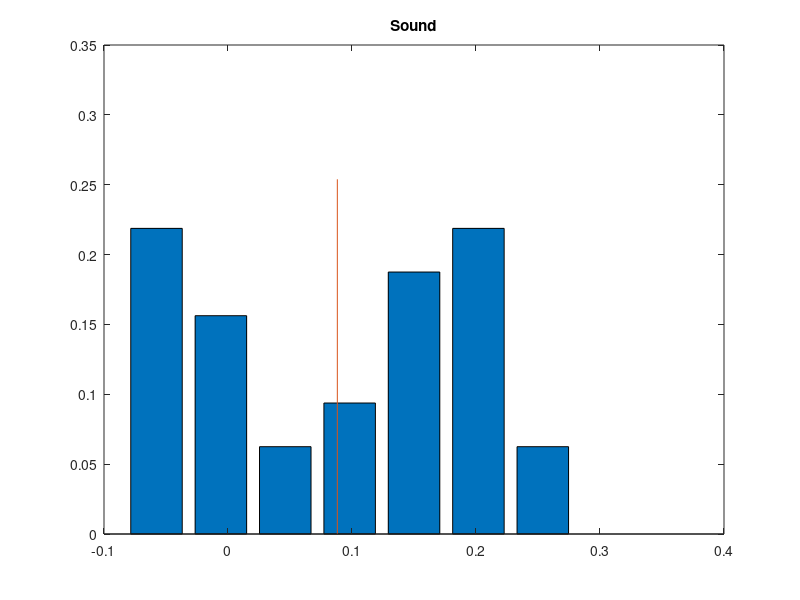
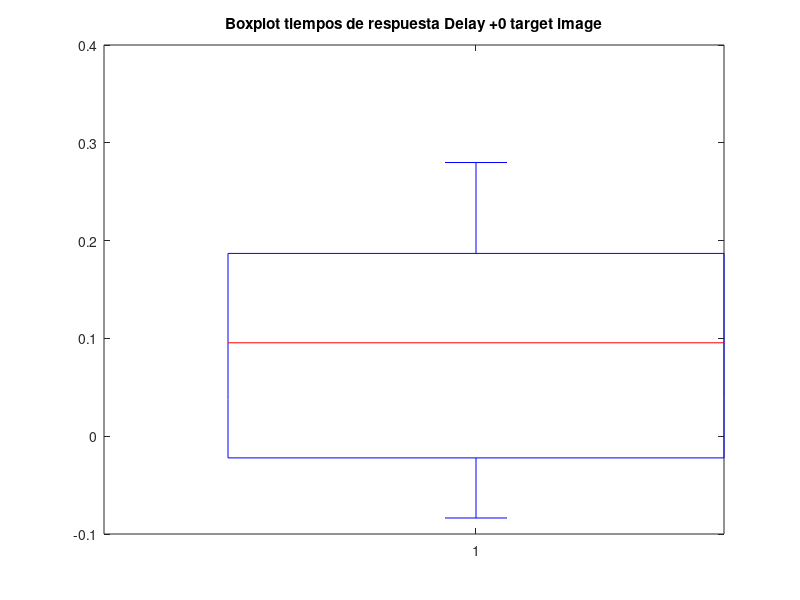
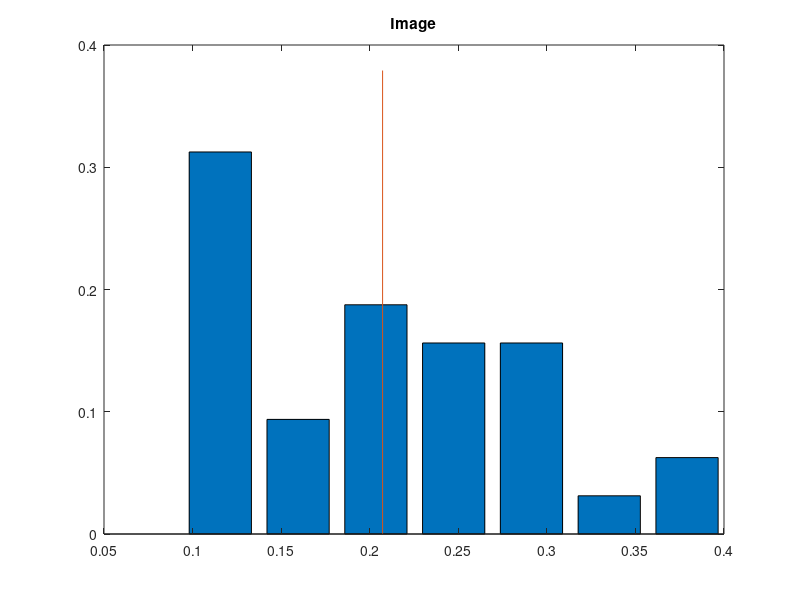
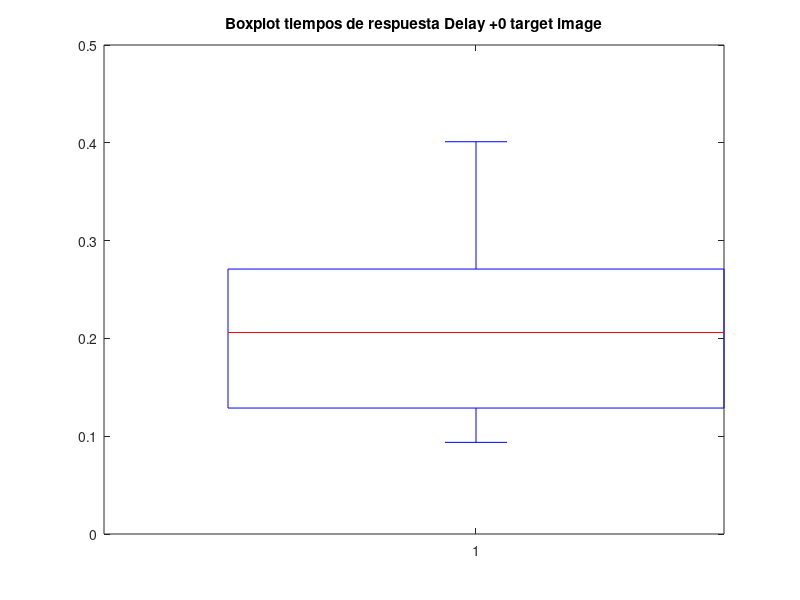

These figures' MATLAB source, in order: (Note: this script raises an error after producing the figures.)
format long g;

%% Leer CSV a variables aux
i = 0;
sujeto = [];
tiempo = [];
practica = [];
delay = [];
img = [];
snd = [];
target = [];
total_trials = [];
target_time = cell(1,1);
time_firstPress = cell(1,1);
time_lastPress = cell(1,1);
f = fopen('data/bloques.csv');

while 1    
    suj = fscanf(f, '%i,', [1 1]);
    if isempty(suj)
       break 
    end
    i = i + 1;
    
    sujeto(i) = suj;
    tiempo(i) = fscanf(f, '%f,', [1 1]);
    practica(i) = fscanf(f, '%i,', [1 1]);
    delay(i) = fscanf(f, '%f,', [1 1]);
    img(i) = fscanf(f, '%i,', [1 1]);
    snd(i) = fscanf(f, '%i,', [1 1]);
    target(i) = fscanf(f, '%i,', [1 1]);
    total_trials(i) = fscanf(f, '%i,', [1 1]);
    target_time{i} = fscanf(f, '%f:', [1 total_trials(i)]);
    fscanf(f, ',');
    time_firstPress{i} = fscanf(f, '%f:', [1 total_trials(i)]);
    fscanf(f, ',');
    time_lastPress{i} = fscanf(f, '%f:', [1 total_trials(i)]);
    fscanf(f, ',');
    fscanf(f, '\n');
end
fclose(f);


%% Meter cada trial en el struct Trials sin procesarlos
num_bloques = i;
j = 1;
s = 0;
Trials = [];
for b = 1 : num_bloques
   if s ~= sujeto(b)
       bloque_del_sujeto = 1;
       s = sujeto(b);
   else
       bloque_del_sujeto = bloque_del_sujeto + 1;
   end
   
   for k = 1 : total_trials(b)
       Trials(j).Sujeto = sujeto(b);
       Trials(j).Tiempo = tiempo(b);
       Trials(j).EsDePractica = practica(b);
       Trials(j).Delay = delay(b);
       Trials(j).HayImagen = img(b);
       Trials(j).HaySonido = snd(b);
       Trials(j).SeguirImagen = target(b);
       Trials(j).NumBloque = bloque_del_sujeto;
       Trials(j).NumBloqueOriginal = b;
       Trials(j).NumTrial = k;       
       Trials(j).TiempoObjetivo = target_time{b}(k);
       Trials(j).PrimerTap = time_firstPress{b}(k);
       Trials(j).Asincronia = Trials(j).PrimerTap - Trials(j).TiempoObjetivo;
       Trials(j).UltimoTap = time_lastPress{b}(k);
        
       j = j + 1;    
   end
end

num_trials = j-1;



clear sujeto tiempo practica delay img snd target bloque_del_sujeto total_trials target_time time_firstPress time_lastPress f b i j k s num_bloques suj

%% arreglar los taps que cayeron en el bloque siguiente por error
for t = 1 : (num_trials - 1)

  a = t;
  b = t+1;

  if Trials(a).NumBloqueOriginal ~= Trials(b).NumBloqueOriginal
    continue
  end
  
  if Trials(a).PrimerTap ~= -1
    continue
  end
  
  if (Trials(b).Asincronia >= -1)
    continue
  end
  
  %% a y b son del mismo bloque, a no tiene ningun tap y b esta apuradisimo
  %% muevo el primer tap de b como primer tap de a, y el ultimo de b como primero de b
  
  nuevo_a = Trials(b).PrimerTap;
  
  b_unico_tap = (Trials(b).PrimerTap == Trials(b).UltimoTap);
  
  if b_unico_tap
    nuevo_b = -1;
  else
    nuevo_b = Trials(b).UltimoTap;
  end
  
  Trials(a).PrimerTap = nuevo_a;
  Trials(a).UltimoTap = nuevo_a;
  
  Trials(b).PrimerTap = nuevo_b;
  Trials(b).UltimoTap = nuevo_b;
  
  %% recalculo asincronias
  Trials(a).Asincronia = Trials(a).PrimerTap - Trials(a).TiempoObjetivo;
  Trials(b).Asincronia = Trials(b).PrimerTap - Trials(b).TiempoObjetivo;
end


%% calcular muestras (promedio de cada bloque)
Muestras = [];
t = 1;
m = 1;
k = 0;
asincs_bloque = [];

asinc = 0;
unbo = Trials(1).NumBloqueOriginal;
while t <= (num_trials + 1)

    if t == (num_trials + 1) || unbo ~= Trials(t).NumBloqueOriginal

        if k ~=0 
            
            Muestras(m).StdBloque = std(asincs_bloque);
            Muestras(m).AsinMedia = asinc / k;
            Muestras(m).Sujeto = Trials(t-1).Sujeto;
            Muestras(m).EsDePractica = Trials(t-1).EsDePractica;
            Muestras(m).Delay = Trials(t-1).Delay;
            Muestras(m).HayImagen = Trials(t-1).HayImagen;
            Muestras(m).HaySonido = Trials(t-1).HaySonido;
            Muestras(m).SeguirImagen = Trials(t-1).SeguirImagen;
            Muestras(m).Accuracy = 1 - (ignorados/(k+ignorados));
            Muestras(m).t = tiempos;
            
            Muestras(m).Tiempo = Trials(t-1).Tiempo;
            Muestras(m).TiempoObjetivo = Trials(t-1).TiempoObjetivo;
            Muestras(m).NumBloqueOriginal = Trials(t-1).NumBloqueOriginal;
            m = m + 1;
        end
        
        asincs_bloque = [];
        k = 0;
        asinc = 0;
        if (t == (num_trials + 1))
        	break
        end
    end
    
    ignorados = 0;
    % ignorar cuando no apreto nada
    if Trials(t).PrimerTap == -1
        ignorados = ignorados + 1;
    end
    
    % ignorar casos donde pega la vuelta (igual estan re afuera de la ventana)
    if abs(Trials(t).Asincronia) > 0.5
        ignorados = ignorados + 1;
    end
    
    
    if ignorados == 0
        asinc = asinc + Trials(t).Asincronia;
        asincs_bloque = [asincs_bloque, Trials(t).Asincronia];
        k = k + 1;
        tiempos(k) = Trials(t).Asincronia;
    end
        
    unbo = Trials(t).NumBloqueOriginal;
    t = t + 1;
end
%% RECONSTRUYENDO LOS SIGNOS DEL DELAY

ds = [0.1, 0.3, 0.4];

corte = [];
es_negativo = [];
es_positivo = [];
es_practica = [];

for segu = 1:2
    for iid = 1:3
        eee = [Muestras( ...
                [Muestras.EsDePractica] == 0 & ...
                [Muestras.Delay] == ds(iid) & ...
                [Muestras.SeguirImagen] == (segu-1) & ...
                [Muestras.HayImagen] == 1 & ...
                [Muestras.HaySonido] == 1)];
            
        jose = [];
        for e = 1: numel(eee)
            jose(e) = [0.5 - (eee(e).Tiempo - eee(e).TiempoObjetivo)];
        end

        m = mean(jose);
        d = ds(iid);
        s = (segu-1);
        %disp([m, d, s]);
        corte(iid, segu) = m;
        
        for i = 1:numel(Muestras)
            es_practica(Muestras(i).NumBloqueOriginal) = Muestras(i).EsDePractica;
            
            if Muestras(i).Delay == ds(iid) && Muestras(i).SeguirImagen == (segu-1)
                delay_es_negativo = ( ...
                    (Muestras(i).EsDePractica == 0) & ...
                    (Muestras(i).Delay == ds(iid)) & ...
                    (Muestras(i).SeguirImagen == (segu-1)) & ...
                    (Muestras(i).HayImagen == 1) & ...
                    (Muestras(i).HaySonido == 1) & ...
                    ((0.5 - (Muestras(i).Tiempo - Muestras(i).TiempoObjetivo) > corte(iid, segu)) ~= Muestras(i).SeguirImagen) ...
                );

                delay_es_positivo = ( ...
                    (Muestras(i).EsDePractica == 0) & ...
                    (Muestras(i).Delay == ds(iid)) & ...
                    (Muestras(i).SeguirImagen == (segu-1)) & ...
                    (Muestras(i).HayImagen == 1) & ...
                    (Muestras(i).HaySonido == 1) & ...
                    ((0.5 - (Muestras(i).Tiempo - Muestras(i).TiempoObjetivo) > corte(iid, segu)) == Muestras(i).SeguirImagen) ...
                );

                es_negativo(Muestras(i).NumBloqueOriginal) = delay_es_negativo;
                es_positivo(Muestras(i).NumBloqueOriginal) = delay_es_positivo;
            end
        end
    end
end


% arreglar
for i = 1:numel(Muestras)
    b = Muestras(i).NumBloqueOriginal;
    
    if es_negativo(b)
        Muestras(i).Delay = -1 * abs(Muestras(i).Delay);
    end
end



%% cuentitas cuentitas
mi=1;
ms=1;
mc0=1;
mc1=1;
mc2=1;
mc3=1;
mc4=1;
mc5=1;
mc6=1;
mc7=1;
mc8=1;
mc9=1;
mc10=1;
mc11=1;
mc12=1;
mc13=1;
deltas = cell(1,1);
deltas_img = [];
deltas_snd = [];
deltas_combinados_0 = [];
m_accuracy = cell(1,1);
tiempos = []


sujs = unique([Muestras.Sujeto]);
for s = 1:numel(sujs)
    suj = sujs(s);
    
    %bloques de sonido y su accuracy
    delta_snd = [Muestras( ...
        [Muestras.Sujeto] == suj & ...
        [Muestras.EsDePractica] == 0 & ...
        [Muestras.HayImagen] == 0 & ...
        [Muestras.HaySonido] == 1 ...
    ).AsinMedia];
    
   
    accuracy = [Muestras( ...
        [Muestras.Sujeto] == suj & ...
        [Muestras.EsDePractica] == 0 & ...
        [Muestras.HayImagen] == 0 & ...
        [Muestras.HaySonido] == 1 ...
    ).Accuracy];
    
    if numel(delta_snd) > 0
        deltas{1}(ms) = delta_snd(1);
        m_accuracy{1}(ms) = accuracy;
        ms = ms + 1;
    end
    
    %bloques de imagen y su accuracy
    delta_img = [Muestras( ...
        [Muestras.Sujeto] == suj & ...
        [Muestras.EsDePractica] == 0 & ...
        [Muestras.HayImagen] == 1 & ...
        [Muestras.HaySonido] == 0 ...
    ).AsinMedia];

    accuracy = [Muestras( ...
        [Muestras.Sujeto] == suj & ...
        [Muestras.EsDePractica] == 0 & ...
        [Muestras.HayImagen] == 1 & ...
        [Muestras.HaySonido] == 0 ...
    ).Accuracy];


    if numel(delta_img) > 0
        deltas{2}(mi) = delta_img(1);
        m_accuracy{2}(mi) = accuracy;
        mi = mi + 1;
    end
    
    %bloques combinados +0 y su accuracy
     delta_c0 = [Muestras( ...
        [Muestras.Sujeto] == suj & ...
        [Muestras.EsDePractica] == 0 & ...
        [Muestras.HayImagen] == 1 & ...
        [Muestras.HaySonido] == 1 & ...
        [Muestras.Delay] == 0 & ...
        [Muestras.SeguirImagen] == 0 ... 
    ).AsinMedia];

    accuracy = [Muestras( ...
        [Muestras.Sujeto] == suj & ...
        [Muestras.EsDePractica] == 0 & ...
        [Muestras.HayImagen] == 1 & ...
        [Muestras.HaySonido] == 1 & ...
        [Muestras.Delay] == 0 & ...
        [Muestras.SeguirImagen] == 0 ... 
    ).Accuracy];

    if numel(delta_c0) > 0
        deltas{3}(mc0) = delta_c0(1);
        m_accuracy{3}(mc0) = accuracy(1);
        mc0 = mc0 + 1;
    end
    
     %bloques combinados +0.1 y su accuracy(seguir Imagen)
     delta_c0 = [Muestras( ...
        [Muestras.Sujeto] == suj & ...
        [Muestras.EsDePractica] == 0 & ...
        [Muestras.HayImagen] == 1 & ...
        [Muestras.HaySonido] == 1 & ...
        [Muestras.Delay] == 0.1 & ...
        [Muestras.SeguirImagen] == 1 ...
    ).AsinMedia];

    accuracy = [Muestras( ...
        [Muestras.Sujeto] == suj & ...
        [Muestras.EsDePractica] == 0 & ...
        [Muestras.HayImagen] == 1 & ...
        [Muestras.HaySonido] == 1 & ...
        [Muestras.Delay] == 0.1 & ...
        [Muestras.SeguirImagen] == 1 ...
    ).Accuracy];


    if numel(delta_c0) > 0
        deltas{4}(mc1) = delta_c0(1);
        m_accuracy{4}(mc1) = accuracy(1);
        mc1 = mc1 + 1;
    end
    
     %bloques combinados +0.3 y su accuracy(seguir imagen)
     delta_c0 = [Muestras( ...
        [Muestras.Sujeto] == suj & ...
        [Muestras.EsDePractica] == 0 & ...
        [Muestras.HayImagen] == 1 & ...
        [Muestras.HaySonido] == 1 & ...
        [Muestras.Delay] == 0.3 & ...
        [Muestras.SeguirImagen] == 1 ...
    ).AsinMedia];

    accuracy = [Muestras( ...
        [Muestras.Sujeto] == suj & ...
        [Muestras.EsDePractica] == 0 & ...
        [Muestras.HayImagen] == 1 & ...
        [Muestras.HaySonido] == 1 & ...
        [Muestras.Delay] == 0.3 & ... 
        [Muestras.SeguirImagen] == 1 ...
    ).Accuracy];


    if numel(delta_c0) > 0
        deltas{5}(mc2) = delta_c0(1);
        m_accuracy{5}(mc2) = accuracy(1);
        mc2 = mc2 + 1;
    end
    
     %bloques combinados +0.4 y su accuracy(seguir imagen)
     delta_c0 = [Muestras( ...
        [Muestras.Sujeto] == suj & ...
        [Muestras.EsDePractica] == 0 & ...
        [Muestras.HayImagen] == 1 & ...
        [Muestras.HaySonido] == 1 & ...
        [Muestras.Delay] == 0.4 & ...
        [Muestras.SeguirImagen] == 1 ...
    ).AsinMedia];

    accuracy = [Muestras( ...
        [Muestras.Sujeto] == suj & ...
        [Muestras.EsDePractica] == 0 & ...
        [Muestras.HayImagen] == 1 & ...
        [Muestras.HaySonido] == 1 & ...
        [Muestras.Delay] == 0.4 & ...
        [Muestras.SeguirImagen] == 1 ...
    ).Accuracy];


    if numel(delta_c0) > 0
        deltas{6}(mc3) = delta_c0(1);
        m_accuracy{6}(mc3) = accuracy(1);
        mc3 = mc3 + 1
    end
    
    
     %bloques combinados +0.4 y su accuracy(seguir sonido)
     delta_c0 = [Muestras( ...
        [Muestras.Sujeto] == suj & ...
        [Muestras.EsDePractica] == 0 & ...
        [Muestras.HayImagen] == 1 & ...
        [Muestras.HaySonido] == 1 & ...
        [Muestras.Delay] == 0.4 & ...
        [Muestras.SeguirImagen] == 0 ...
    ).AsinMedia];

    accuracy = [Muestras( ...
        [Muestras.Sujeto] == suj & ...
        [Muestras.EsDePractica] == 0 & ...
        [Muestras.HayImagen] == 1 & ...
        [Muestras.HaySonido] == 1 & ...
        [Muestras.Delay] == 0.4 & ...
        [Muestras.SeguirImagen] == 0 ...
    ).Accuracy];


    if numel(delta_c0) > 0
        deltas{7}(mc4) = delta_c0(1);
        m_accuracy{7}(mc4) = accuracy(1);
        mc4 = mc4 + 1;
    end
    
    
    
     %bloques combinados +0.3 y su accuracy(seguir sonido)
     delta_c0 = [Muestras( ...
        [Muestras.Sujeto] == suj & ...
        [Muestras.EsDePractica] == 0 & ...
        [Muestras.HayImagen] == 1 & ...
        [Muestras.HaySonido] == 1 & ...
        [Muestras.Delay] == 0.3 & ...
        [Muestras.SeguirImagen] == 0 ...
    ).AsinMedia];

    accuracy = [Muestras( ...
        [Muestras.Sujeto] == suj & ...
        [Muestras.EsDePractica] == 0 & ...
        [Muestras.HayImagen] == 1 & ...
        [Muestras.HaySonido] == 1 & ...
        [Muestras.Delay] == 0.3 & ...
        [Muestras.SeguirImagen] == 0 ...
    ).Accuracy];


    if numel(delta_c0) > 0
        deltas{8}(mc5) = delta_c0(1);
        m_accuracy{8}(mc5) = accuracy(1);
        mc5 = mc5 + 1;
    end
    
    
    
     %bloques combinados +0.1 y su accuracy(seguir sonido)
     delta_c0 = [Muestras( ...
        [Muestras.Sujeto] == suj & ...
        [Muestras.EsDePractica] == 0 & ...
        [Muestras.HayImagen] == 1 & ...
        [Muestras.HaySonido] == 1 & ...
        [Muestras.Delay] == 0.1 & ...
        [Muestras.SeguirImagen] == 0 ...
    ).AsinMedia];

    accuracy = [Muestras( ...
        [Muestras.Sujeto] == suj & ...
        [Muestras.EsDePractica] == 0 & ...
        [Muestras.HayImagen] == 1 & ...
        [Muestras.HaySonido] == 1 & ...
        [Muestras.Delay] == 0.1 & ...
        [Muestras.SeguirImagen] == 0 ...
    ).Accuracy];


    if numel(delta_c0) > 0
        deltas{9}(mc6) = delta_c0(1);
        m_accuracy{9}(mc6) = accuracy(1);
        mc6 = mc6 + 1;
    end
    
      %bloques combinados +0 y su accuracy(seguir imagen)
     delta_c0 = [Muestras( ...
        [Muestras.Sujeto] == suj & ...
        [Muestras.EsDePractica] == 0 & ...
        [Muestras.HayImagen] == 1 & ...
        [Muestras.HaySonido] == 1 & ...
        [Muestras.Delay] == 0 & ...
        [Muestras.SeguirImagen] == 1 ...
    ).AsinMedia];

    accuracy = [Muestras( ...
        [Muestras.Sujeto] == suj & ...
        [Muestras.EsDePractica] == 0 & ...
        [Muestras.HayImagen] == 1 & ...
        [Muestras.HaySonido] == 1 & ...
        [Muestras.Delay] == 0 & ...
        [Muestras.SeguirImagen] == 1 ...
    ).Accuracy];


    if numel(delta_c0) > 0
        deltas{10}(mc7) = delta_c0(1);
        m_accuracy{10}(mc7) = accuracy(1);
        mc7 = mc7 + 1;
    end
    
    
%     CAMBIAR INDICES!    
    %bloques combinados -0.4 y su accuracy(seguir imagen)
     delta_c0 = [Muestras( ...
        [Muestras.Sujeto] == suj & ...
        [Muestras.EsDePractica] == 0 & ...
        [Muestras.HayImagen] == 1 & ...
        [Muestras.HaySonido] == 1 & ...
        [Muestras.SeguirImagen] == 1 & ...
        [Muestras.Delay] == -0.4   ...
       ).AsinMedia];

    accuracy = [Muestras( ...
        [Muestras.Sujeto] == suj & ...
        [Muestras.EsDePractica] == 0 & ...
        [Muestras.HayImagen] == 1 & ...
        [Muestras.HaySonido] == 1 & ...
        [Muestras.SeguirImagen] == 1 & ...
        [Muestras.Delay] == -0.4 ...
    ).Accuracy];


    if numel(delta_c0) > 0
        
        deltas{11}(mc8) = delta_c0(1);
        m_accuracy{11}(mc8) = accuracy(1);
        mc8 = mc8 + 1;
    end
    
    %bloques combinados -0.4 y su accuracy(seguir sonido)
     delta_c0 = [Muestras( ...
        [Muestras.Sujeto] == suj & ...
        [Muestras.EsDePractica] == 0 & ...
        [Muestras.HayImagen] == 1 & ...
        [Muestras.HaySonido] == 1 & ...
        [Muestras.SeguirImagen] == 0 & ...
        [Muestras.Delay] == -0.4   ...
    ).AsinMedia];

    accuracy = [Muestras( ...
        [Muestras.Sujeto] == suj & ...
        [Muestras.EsDePractica] == 0 & ...
        [Muestras.HayImagen] == 1 & ...
        [Muestras.HaySonido] == 1 & ...
        [Muestras.SeguirImagen] == 0 & ...
        [Muestras.Delay] == -0.4 ...
    ).Accuracy];


    if numel(delta_c0) > 0
        deltas{12}(mc9) = delta_c0(1);
        m_accuracy{12}(mc9) = accuracy(1);
        mc9 = mc9 + 1;
    end
    
    %bloques combinados -0.3 y su accuracy(seguir imagen)
     delta_c0 = [Muestras( ...
        [Muestras.Sujeto] == suj & ...
        [Muestras.EsDePractica] == 0 & ...
        [Muestras.HayImagen] == 1 & ...
        [Muestras.HaySonido] == 1 & ...
        [Muestras.SeguirImagen] == 1 & ...
        [Muestras.Delay] == -0.3   ...
    ).AsinMedia];

    accuracy = [Muestras( ...
        [Muestras.Sujeto] == suj & ...
        [Muestras.EsDePractica] == 0 & ...
        [Muestras.HayImagen] == 1 & ...
        [Muestras.HaySonido] == 1 & ...
        [Muestras.SeguirImagen] == 1 & ...
        [Muestras.Delay] == -0.3 ...
    ).Accuracy];


    if numel(delta_c0) > 0
       
        deltas{13}(mc10) = delta_c0(1);
        m_accuracy{13}(mc10) = accuracy(1);
        mc10 = mc10 + 1;
    end
    
     %bloques combinados -0.3 y su accuracy(seguir sonido)
     delta_c0 = [Muestras( ...
        [Muestras.Sujeto] == suj & ...
        [Muestras.EsDePractica] == 0 & ...
        [Muestras.HayImagen] == 1 & ...
        [Muestras.HaySonido] == 1 & ...
        [Muestras.SeguirImagen] == 0 & ...
        [Muestras.Delay] == -0.3   ...
    ).AsinMedia];

    accuracy = [Muestras( ...
        [Muestras.Sujeto] == suj & ...
        [Muestras.EsDePractica] == 0 & ...
        [Muestras.HayImagen] == 1 & ...
        [Muestras.HaySonido] == 1 & ...
        [Muestras.SeguirImagen] == 0 & ...
        [Muestras.Delay] == -0.3 ...
    ).Accuracy];


    if numel(delta_c0) > 0
      
        deltas{14}(mc11) = delta_c0(1);
        m_accuracy{14}(mc11) = accuracy(1);
        mc11 = mc11 + 1;
    end
    
     %bloques combinados -0.1 y su accuracy(seguir imagen)
     delta_c0 = [Muestras( ...
        [Muestras.Sujeto] == suj & ...
        [Muestras.EsDePractica] == 0 & ...
        [Muestras.HayImagen] == 1 & ...
        [Muestras.HaySonido] == 1 & ...
        [Muestras.SeguirImagen] == 1 & ...
        [Muestras.Delay] == -0.1  ...
    ).AsinMedia];

    accuracy = [Muestras( ...
        [Muestras.Sujeto] == suj & ...
        [Muestras.EsDePractica] == 0 & ...
        [Muestras.HayImagen] == 1 & ...
        [Muestras.HaySonido] == 1 & ...
        [Muestras.SeguirImagen] == 1 & ...
        [Muestras.Delay] == -0.1 ...
    ).Accuracy];


    if numel(delta_c0) > 0
      
        deltas{15}(mc12) = delta_c0(1);
        m_accuracy{15}(mc12) = accuracy(1);
        mc12 = mc12 + 1;
    end
    
     %bloques combinados -0.1 y su accuracy(seguir sonido)
     delta_c0 = [Muestras( ...
        [Muestras.Sujeto] == suj & ...
        [Muestras.EsDePractica] == 0 & ...
        [Muestras.HayImagen] == 1 & ...
        [Muestras.HaySonido] == 1 & ...
        [Muestras.SeguirImagen] == 0 & ...
        [Muestras.Delay] == -0.1  ...
    ).AsinMedia];

    accuracy = [Muestras( ...
        [Muestras.Sujeto] == suj & ...
        [Muestras.EsDePractica] == 0 & ...
        [Muestras.HayImagen] == 1 & ...
        [Muestras.HaySonido] == 1 & ...
        [Muestras.SeguirImagen] == 0 & ...
        [Muestras.Delay] == -0.1 ...
    ).Accuracy];


    if numel(delta_c0) > 0
       
        deltas{16}(mc13) = delta_c0(1);
        m_accuracy{16}(mc13) = accuracy(1);
        mc13 = mc13 + 1;
    end
    
    if ~isempty(deltas) 
        % figure;
        % plot(deltas,'r*');
        % plot(deltas);
        % title(['Sujeto ', num2str(suj)]);
    end
end
%%%%%%%%%%%%%%%%%%%%%%%%%%%%%%%%%%%%%%%%%%%%%%%%%%%%%%%%%%%%%%%%%%%
%Analisis de datos
%%%%%%%%%%%%%%%%%%%%%%%%%%%%%%%%%%%%%%%%%%%%%%%%%%%%%%%%%%%%%%%%%%%

tit = cell(1,1);
tit{1} = 'Sound';
tit{2} = 'Image';
tit{3} = 'AV(target sound)';
tit{4} = 'AV(target image) +0.1';
tit{5} = 'AV(target image) +0.3';
tit{6} = 'AV(target image) +0.4';
tit{7} = 'AV(target sound) -0.4';
tit{8} = 'AV(target sound) -0.3';
tit{9} = 'AV(target sound) -0.1';
tit{10} = 'AV(target image)';
tit{11} = 'AV(target image) -0.4';
tit{12} = 'AV(target sound) +0.4';
tit{13} = 'AV(target image) -0.3';
tit{14} = 'AV(target sound) +0.3';
tit{15} = 'AV(target image) -0.1';  
tit{16} = 'AV(target sound) +0.1';


for i=1:16
    disp(tit{i})
    %Distribucion de las muestras(histograma normalizado)

    [f,x] = hist(deltas{i},7);
    figure;
    bar(x,f/sum(f))
    hold on;
    line([mean(deltas{i}) mean(deltas{i})], [0  max(x)])
    hold off
    title(tit{i})
    
    %One-sample Kolmogorov-Smirnov test, para ver normalidad en la muestra
    disp('Kolmogorov normality test')
    t = kstest(deltas{i})

    %Boxplot
    figure;
    boxplot(deltas{i})
    title('Boxplot tiempos de respuesta Delay +0 target image')

    %Medidas de centralidad
    disp('prom')
    mean(deltas{i})
    disp('mediana')
    median(deltas{i})

    %Medidas de dispersion, estabilidad de la sincronia
    disp('varianza')
    var(deltas{i})

    %Medidas de precision en la tarea
    disp('accuracy')
    mean(m_accuracy{i})

end


%Inspeccion de la evolucion de los sujetos
% tiempos = cell(1,1);
% for s = 1:numel(sujs)
%     suj = sujs(s);
%     i = 1;
%     t =  [Muestras( ...
%         [Muestras.Sujeto] == suj & ...
%         [Muestras.EsDePractica] == 0 & ...
%         [Muestras.HayImagen] == 1 & ...
%         [Muestras.HaySonido] == 1 & ...
%         [Muestras.Delay] == 0 & ...
%         [Muestras.SeguirImagen] == 0 ... 
%     ).t];
% figure;
%     h=plot(t,'bo-');
%     title('Trials target sound delay +0');
%     set(h,'linewidth',2);
%    
% end
% 
% tiempos = cell(1,1);
% for s = 1:numel(sujs)
%     suj = sujs(s);
%     i = 1;
%     t =  [Muestras( ...
%         [Muestras.Sujeto] == suj & ...
%         [Muestras.EsDePractica] == 0 & ...
%         [Muestras.HayImagen] == 1 & ...
%         [Muestras.HaySonido] == 1 & ...
%         [Muestras.Delay] == 0 & ...
%         [Muestras.SeguirImagen] == 1 ... 
%     ).t];
% figure;
%     h=plot(t,'go-');
%     title('Trials target image delay +0');
%     set(h,'linewidth',2);
%    
% end


%%%%%%%%%%%%%%%%%%%%%%%%%%%%%%%%%%%%%%%%%%%%%%%%%%%%%%%%%%%%%%%%%%%
%Comparacion de los resultados:
%%%%%%%%%%%%%%%%%%%%%%%%%%%%%%%%%%%%%%%%%%%%%%%%%%%%%%%%%%%%%%%%%%%

disp('imagen vs sonido')
[p,h] = ranksum(deltas{1},deltas{2})

delta_h0 =  abs(mean(deltas{1}) - mean(deltas{2}))
y = Permutation_Test(10000,deltas{1},deltas{2},delta_h0)


disp('imagen vs delay+0 target sound')
[p,h] = ranksum(deltas{3},deltas{2})

delta_h0 = abs(mean(deltas{3}) - mean(deltas{2}))
y = Permutation_Test(10000,deltas{3},deltas{2},delta_h0)

disp('delay+0 target sound vs sonido')
[p,h] = ranksum(deltas{3},deltas{1})

delta_h0 = abs(mean(deltas{3}) - mean(deltas{1}))
y = Permutation_Test(10000,deltas{3},deltas{1},delta_h0)

disp('delay0 target img vs sonido')
[p,h] = ranksum(deltas{10},deltas{1})

delta_h0 = abs(mean(deltas{10}) - mean(deltas{1}))
y = Permutation_Test(10000,deltas{10},deltas{1},delta_h0)

disp('delay0 target img  vs sonido')
[p,h] = ranksum(deltas{10},deltas{2})

delta_h0 = abs(mean(deltas{10}) - mean(deltas{2}))
y = Permutation_Test(10000,deltas{10},deltas{2},delta_h0)

disp('delay0(img) vs delay0(snd)')
[p,h] = ranksum(deltas{10},deltas{3})

delta_h0 = abs(mean(deltas{10}) - mean(deltas{3}))
y = Permutation_Test(10000,deltas{10},deltas{3},delta_h0)

disp('+0.1 +0.3 +0.4 target image')
x = [deltas{4};deltas{5};deltas{6}]
p = kruskalwallis(transpose(x))

disp('-0.1 -0.3 -0.4 target image')
x = [deltas{15};deltas{13};deltas{11}]
p = kruskalwallis(transpose(x))

disp('-0.1 -0.3 -0.4 target sound')
x = [deltas{9};deltas{8};deltas{7}]
p = kruskalwallis(transpose(x))


disp('+0.1 +0.3 +0.4 target sound')
x = [deltas{16};deltas{14};deltas{12}]
p = kruskalwallis(transpose(x))


disp('+0.1 target image vs +0.1 target sound')
[p,h] = ranksum(deltas{4},deltas{16})

delta_h0 = abs(mean(deltas{4}) - mean(deltas{16}))
y = Permutation_Test(10000,deltas{4},deltas{16},delta_h0)


disp('+0.3 target image vs +0.3 target sound')
[p,h] = ranksum(deltas{5},deltas{16})

delta_h0 = abs(mean(deltas{5}) - mean(deltas{14}))
y = Permutation_Test(10000,deltas{5},deltas{14},delta_h0)


disp('+0.4 target image vs +0.4 target sound')
[p,h] = ranksum(deltas{6},deltas{12})

delta_h0 = abs(mean(deltas{6}) - mean(deltas{12}))
y = Permutation_Test(10000,deltas{6},deltas{12},delta_h0)


%Comparacion de las medias de solo sonido, solo imagen, y sincronia
figure;
y = [mean(deltas{1});mean(deltas{2});mean(deltas{3});mean(deltas{10})];
labels = {'A';'V';'AV(snd)';'AV(img)'}
bar_h=bar(y,0.5)
set(gca,'xticklabel',labels)
bar_child=get(bar_h,'Children');
set(bar_child,'CData',y);
title('Comparacion de las medias de solo sonido, solo imagen, y sincronia')


figure;
v =  [std(deltas{1});std(deltas{2});std(deltas{3});std(deltas{10})]
labels = {'A';'V';'AV(snd)';'AV(img)'}
bar_h = bar(v,0.5)
set(gca,'xticklabel',labels)
bar_child=get(bar_h,'Children');
set(bar_child,'CData',v);
title('Comparacion de los std de solo sonido, solo imagen, y sincronia')




%Comparacion de las medias de target image
figure;
y = [mean(deltas{4});mean(deltas{5});mean(deltas{6});mean(deltas{15});mean(deltas{13});mean(deltas{11});mean(deltas{1});mean(deltas{2})];
labels = {'+0.1';'+0.3';'+0.4';'-0.1';'-0.3';'-0.4';'SND';'IMG'}
bar_h=bar(y,0.5)
title('Comparacion medias asincronia target image')
set(gca,'xticklabel',labels)
bar_child=get(bar_h,'Children');
set(bar_child,'CData',y);

figure;
v =  [std(deltas{4});std(deltas{5});std(deltas{6});std(deltas{15});std(deltas{13});std(deltas{11})]
labels = {'+0.1';'+0.3';'+0.4';'-0.1';'-0.3';'-0.4'}
bar_h = bar(v,0.5)
set(gca,'xticklabel',labels)
bar_child=get(bar_h,'Children');
set(bar_child,'CData',v);
title('Comparacion de std de asincronia target image')


%Comparacion de las medias de target sound
figure;
y = [mean(deltas{9});mean(deltas{8});mean(deltas{7});mean(deltas{16});mean(deltas{14});mean(deltas{12});mean(deltas{1});mean(deltas{2})];
labels = {'-0.1';'-0.3';'-0.4';'+0.1';'+0.3';'+0.4';'SND';'IMG'}
bar_h=bar(y,0.5)
title('Comparacion medias asincronia target sound')
set(gca,'xticklabel',labels)
bar_child=get(bar_h,'Children');
set(bar_child,'CData',y);

figure;
v =  [std(deltas{9});std(deltas{8});std(deltas{7});std(deltas{16});std(deltas{14});std(deltas{12})]
labels = {'-0.1';'-0.3';'-0.4';'+0.1';'+0.3';'+0.4'}
bar_h = bar(v,0.5)
set(gca,'xticklabel',labels)
bar_child=get(bar_h,'Children');
set(bar_child,'CData',v);
title('Comparacion de std de asincronia target sound')

[p,h] = ranksum(deltas{15},deltas{13})
[p,h] = ranksum(deltas{13},deltas{11})





%%%% graficos 2.0 (?) con StdBloque
queTarget={'sound', 'image'};
delays = [-0.1, -0.3, -0.4, 0.1, 0.3, 0.4];
for sigueImg = 0:1
  v = [];
  for i = 1 : 6
    v(i) = mean([Muestras( ...
        [Muestras.EsDePractica] == 0 & ...
        [Muestras.HayImagen] == 1 & ...
        [Muestras.HaySonido] == 1 & ...
        [Muestras.SeguirImagen] == sigueImg & ...
        [Muestras.Delay] == delays(i) ...
    ).StdBloque]);
  end
  figure;
  labels = {'-0.1';'-0.3';'-0.4';'+0.1';'+0.3';'+0.4'}
  bar_h = bar(v,0.5)
  set(gca,'xticklabel',labels)
  bar_child=get(bar_h,'Children');
  set(bar_child,'CData',v);
  title(['Comparacion v2 de std de asincronia, target ', queTarget(sigueImg+1) ])

end

v = [];
v(1) = mean([Muestras( ...
    [Muestras.EsDePractica] == 0 & ...
    [Muestras.HayImagen] == 0 & ...
    [Muestras.HaySonido] == 1 ...
).StdBloque]);
v(2) = mean([Muestras( ...
    [Muestras.EsDePractica] == 0 & ...
    [Muestras.HayImagen] == 1 & ...
    [Muestras.HaySonido] == 0 ...
).StdBloque]);
v(3) = mean([Muestras( ...
    [Muestras.EsDePractica] == 0 & ...
    [Muestras.HayImagen] == 1 & ...
    [Muestras.HaySonido] == 1 & ...
    [Muestras.Delay] == 0.0 & ...
    [Muestras.SeguirImagen] == 0 ...
).StdBloque]);
v(4) = mean([Muestras( ...
    [Muestras.EsDePractica] == 0 & ...
    [Muestras.HayImagen] == 1 & ...
    [Muestras.HaySonido] == 1 & ...
    [Muestras.Delay] == 0.0 & ...
    [Muestras.SeguirImagen] == 1 ...
).StdBloque]);

figure;
labels = {'A'; 'V'; 'AV(snd)';'AV(img)'}
bar_h = bar(v,0.5)
set(gca,'xticklabel',labels)
bar_child=get(bar_h,'Children');
set(bar_child,'CData',v);
title(['Comparacion v2 de los std de solo sonido, solo imagen y sincronia'])
